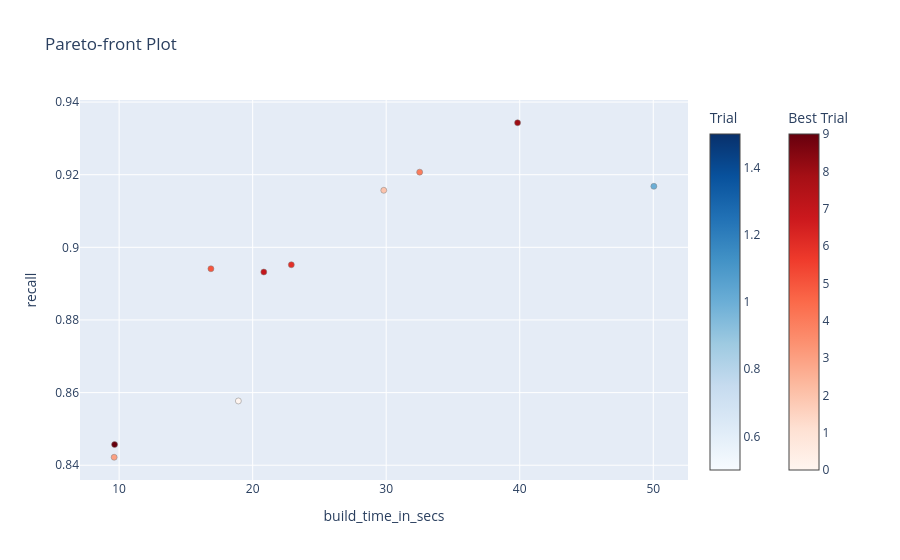
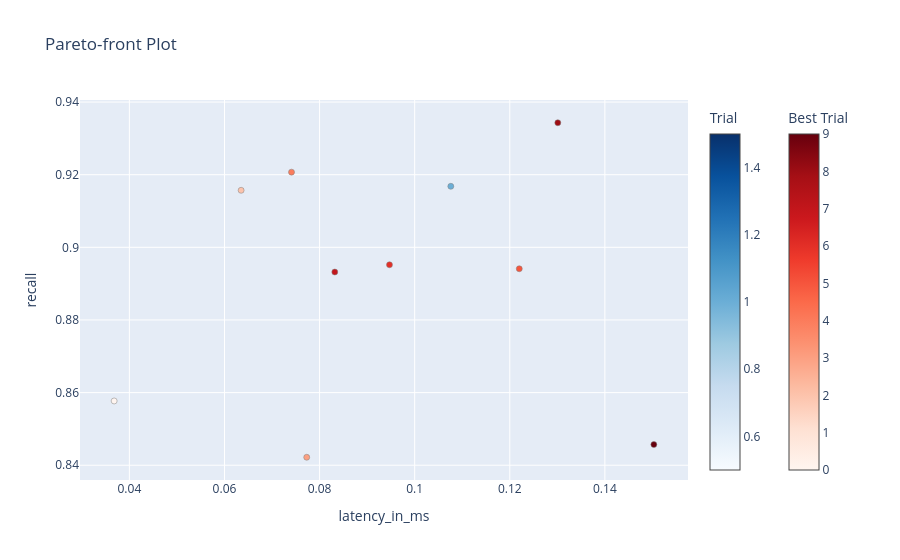

Source (notebook cell) for these figures, in order:
### Code cell
visualization(ivf_pq_study)

### Figure 1 — Plotly figure (JSON) as saved in the notebook; plotly's stock layout.template omitted (floating-point values rounded to 4 significant figures)
{"data": [{"hovertemplate": "%{text}<extra>Trial</extra>", "marker": {"color": [1], "colorbar": {"title": {"text": "Trial"}}, "colorscale": [[0, "rgb(247,251,255)"], [0.125, "rgb(222,235,247)"], [0.25, "rgb(198,219,239)"], [0.375, "rgb(158,202,225)"], [0.5, "rgb(107,174,214)"], [0.625, "rgb(66,146,198)"], [0.75, "rgb(33,113,181)"], [0.875, "rgb(8,81,156)"], [1, "rgb(8,48,107)"]], "line": {"color": "Grey", "width": 0.5}}, "mode": "markers", "showlegend": false, "text": ["{<br>  \"number\": 1,<br>  \"values\": [<br>    50.0433,<br>    0.1076,<br>    0.9168<br>  ],<br>  \"params\": {<br>    \"pq_dim\": 704,<br>    \"n_probes\": 17<br>  }<br>}"], "type": "scatter", "x": [50.04], "y": [0.9168]}, {"hovertemplate": "%{text}<extra>Best Trial</extra>", "marker": {"color": [0, 2, 3, 4, 5, 6, 7, 8, 9], "colorbar": {"title": {"text": "Best Trial"}, "x": 1.1, "xpad": 40}, "colorscale": [[0, "rgb(255,245,240)"], [0.125, "rgb(254,224,210)"], [0.25, "rgb(252,187,161)"], [0.375, "rgb(252,146,114)"], [0.5, "rgb(251,106,74)"], [0.625, "rgb(239,59,44)"], [0.75, "rgb(203,24,29)"], [0.875, "rgb(165,15,21)"], [1, "rgb(103,0,13)"]], "line": {"color": "Grey", "width": 0.5}}, "mode": "markers", "showlegend": false, "text": ["{<br>  \"number\": 0,<br>  \"values\": [<br>    18.9295,<br>    0.0368,<br>    0.8577<br>  ],<br>  \"params\": {<br>    \"pq_dim\": 296,<br>    \"n_probes\": 13<br>  }<br>}", "{<br>  \"number\": 2,<br>  \"values\": [<br>    29.8188,<br>    0.0635,<br>    0.9157<br>  ],<br>  \"params\": {<br>    \"pq_dim\": 390,<br>    \"n_probes\": 21<br>  }<br>}", "{<br>  \"number\": 3,<br>  \"values\": [<br>    9.6278,<br>    0.0773,<br>    0.8422<br>  ],<br>  \"params\": {<br>    \"pq_dim\": 226,<br>    \"n_probes\": 47<br>  }<br>}", "{<br>  \"number\": 4,<br>  \"values\": [<br>    32.5058,<br>    0.0741,<br>    0.9207<br>  ],<br>  \"params\": {<br>    \"pq_dim\": 432,<br>    \"n_probes\": 22<br>  }<br>}", "{<br>  \"number\": 5,<br>  \"values\": [<br>    16.8747,<br>    0.122,<br>    0.8941<br>  ],<br>  \"params\": {<br>    \"pq_dim\": 264,<br>    \"n_probes\": 70<br>  }<br>}", "{<br>  \"number\": 6,<br>  \"values\": [<br>    22.8953,<br>    0.0947,<br>    0.8952<br>  ],<br>  \"params\": {<br>    \"pq_dim\": 378,<br>    \"n_probes\": 33<br>  }<br>}", "{<br>  \"number\": 7,<br>  \"values\": [<br>    20.8356,<br>    0.0832,<br>    0.8932<br>  ],<br>  \"params\": {<br>    \"pq_dim\": 338,<br>    \"n_probes\": 33<br>  }<br>}", "{<br>  \"number\": 8,<br>  \"values\": [<br>    39.8388,<br>    0.1301,<br>    0.9343<br>  ],<br>  \"params\": {<br>    \"pq_dim\": 546,<br>    \"n_probes\": 31<br>  }<br>}", "{<br>  \"number\": 9,<br>  \"values\": [<br>    9.6609,<br>    0.1503,<br>    0.8457<br>  ],<br>  \"params\": {<br>    \"pq_dim\": 228,<br>    \"n_probes\": 94<br>  }<br>}"], "type": "scatter", "x": [18.93, 29.82, 9.628, 32.51, 16.87, 22.9, 20.84, 39.84, 9.661], "y": [0.8577, 0.9157, 0.8422, 0.9207, 0.8941, 0.8952, 0.8932, 0.9343, 0.8457]}], "layout": {"title": {"text": "Pareto-front Plot"}, "xaxis": {"title": {"text": "build_time_in_secs"}}, "yaxis": {"title": {"text": "recall"}}}}

### Figure 2 — Plotly figure (JSON) as saved in the notebook; plotly's stock layout.template omitted (floating-point values rounded to 4 significant figures)
{"data": [{"hovertemplate": "%{text}<extra>Trial</extra>", "marker": {"color": [1], "colorbar": {"title": {"text": "Trial"}}, "colorscale": [[0, "rgb(247,251,255)"], [0.125, "rgb(222,235,247)"], [0.25, "rgb(198,219,239)"], [0.375, "rgb(158,202,225)"], [0.5, "rgb(107,174,214)"], [0.625, "rgb(66,146,198)"], [0.75, "rgb(33,113,181)"], [0.875, "rgb(8,81,156)"], [1, "rgb(8,48,107)"]], "line": {"color": "Grey", "width": 0.5}}, "mode": "markers", "showlegend": false, "text": ["{<br>  \"number\": 1,<br>  \"values\": [<br>    50.0433,<br>    0.1076,<br>    0.9168<br>  ],<br>  \"params\": {<br>    \"pq_dim\": 704,<br>    \"n_probes\": 17<br>  }<br>}"], "type": "scatter", "x": [0.1076], "y": [0.9168]}, {"hovertemplate": "%{text}<extra>Best Trial</extra>", "marker": {"color": [0, 2, 3, 4, 5, 6, 7, 8, 9], "colorbar": {"title": {"text": "Best Trial"}, "x": 1.1, "xpad": 40}, "colorscale": [[0, "rgb(255,245,240)"], [0.125, "rgb(254,224,210)"], [0.25, "rgb(252,187,161)"], [0.375, "rgb(252,146,114)"], [0.5, "rgb(251,106,74)"], [0.625, "rgb(239,59,44)"], [0.75, "rgb(203,24,29)"], [0.875, "rgb(165,15,21)"], [1, "rgb(103,0,13)"]], "line": {"color": "Grey", "width": 0.5}}, "mode": "markers", "showlegend": false, "text": ["{<br>  \"number\": 0,<br>  \"values\": [<br>    18.9295,<br>    0.0368,<br>    0.8577<br>  ],<br>  \"params\": {<br>    \"pq_dim\": 296,<br>    \"n_probes\": 13<br>  }<br>}", "{<br>  \"number\": 2,<br>  \"values\": [<br>    29.8188,<br>    0.0635,<br>    0.9157<br>  ],<br>  \"params\": {<br>    \"pq_dim\": 390,<br>    \"n_probes\": 21<br>  }<br>}", "{<br>  \"number\": 3,<br>  \"values\": [<br>    9.6278,<br>    0.0773,<br>    0.8422<br>  ],<br>  \"params\": {<br>    \"pq_dim\": 226,<br>    \"n_probes\": 47<br>  }<br>}", "{<br>  \"number\": 4,<br>  \"values\": [<br>    32.5058,<br>    0.0741,<br>    0.9207<br>  ],<br>  \"params\": {<br>    \"pq_dim\": 432,<br>    \"n_probes\": 22<br>  }<br>}", "{<br>  \"number\": 5,<br>  \"values\": [<br>    16.8747,<br>    0.122,<br>    0.8941<br>  ],<br>  \"params\": {<br>    \"pq_dim\": 264,<br>    \"n_probes\": 70<br>  }<br>}", "{<br>  \"number\": 6,<br>  \"values\": [<br>    22.8953,<br>    0.0947,<br>    0.8952<br>  ],<br>  \"params\": {<br>    \"pq_dim\": 378,<br>    \"n_probes\": 33<br>  }<br>}", "{<br>  \"number\": 7,<br>  \"values\": [<br>    20.8356,<br>    0.0832,<br>    0.8932<br>  ],<br>  \"params\": {<br>    \"pq_dim\": 338,<br>    \"n_probes\": 33<br>  }<br>}", "{<br>  \"number\": 8,<br>  \"values\": [<br>    39.8388,<br>    0.1301,<br>    0.9343<br>  ],<br>  \"params\": {<br>    \"pq_dim\": 546,<br>    \"n_probes\": 31<br>  }<br>}", "{<br>  \"number\": 9,<br>  \"values\": [<br>    9.6609,<br>    0.1503,<br>    0.8457<br>  ],<br>  \"params\": {<br>    \"pq_dim\": 228,<br>    \"n_probes\": 94<br>  }<br>}"], "type": "scatter", "x": [0.0368, 0.0635, 0.0773, 0.0741, 0.122, 0.0947, 0.0832, 0.1301, 0.1503], "y": [0.8577, 0.9157, 0.8422, 0.9207, 0.8941, 0.8952, 0.8932, 0.9343, 0.8457]}], "layout": {"title": {"text": "Pareto-front Plot"}, "xaxis": {"title": {"text": "latency_in_ms"}}, "yaxis": {"title": {"text": "recall"}}}}
